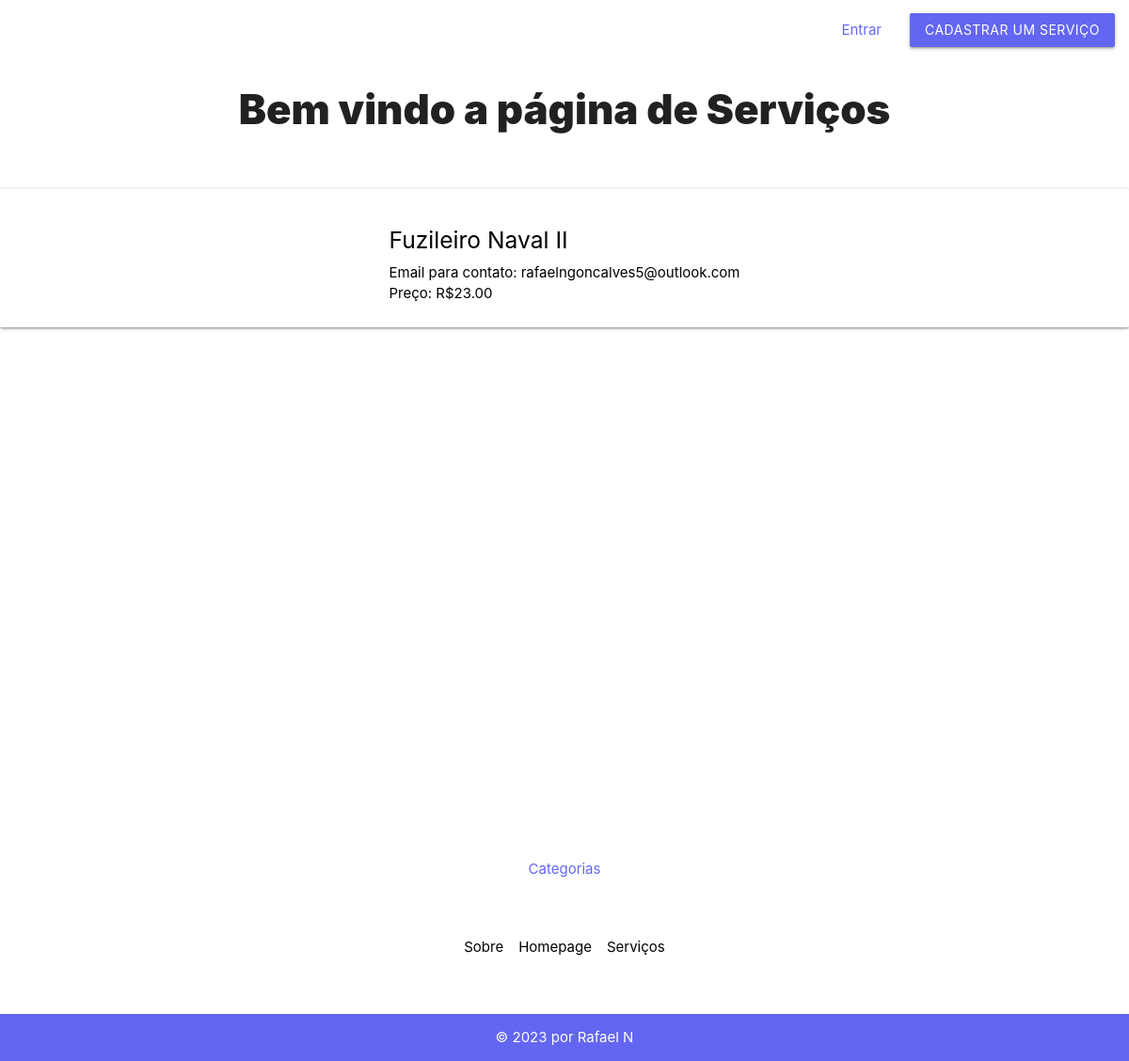
The page /servicosapp/servicos/ on the database its author committed.
### servicosapp/models.py (models this page shows)
class Servico(models.Model):
    id_servico = models.AutoField(primary_key=True)
    fk_usuario = models.ForeignKey(auth_user, on_delete=models.DO_NOTHING, null=True)
    fk_categoria = models.ForeignKey(Categoria, on_delete=models.CASCADE, null=True)
    titulo = models.CharField(max_length=150, null=False)
    descricao = models.CharField(max_length=150, default=None)
    email = models.CharField(max_length=150, null=False)
    telefone_1 = models.CharField(max_length=50, null=True)
    telefone_2 = models.CharField(max_length=50, null=True)
    preco = models.IntegerField(default=0, null=True)
    data_pub = models.DateTimeField("Data de publicação", default=django.utils.timezone.now, null=True)
    def __str__(self):
        return self.titulo

### servicosapp/views.py (the view)
# urls.py: path('servicos/', views.index_servicos, name="index_servicos"),
def index_servicos(request):
       servicos = Servico.objects.all()
       context = {
              'servicos': servicos
       }
       return render(request, 'servicosapp/servicos/index.html', context)

### servicosapp/templates/servicosapp/servicos/index.html
{% extends 'base.html' %}
{% block content %}
<h3>Bem vindo a página de Serviços</h3>
<div class="card-panel" style="margin-top: 4em;display: flex; justify-content: center; align-items: center;">
    {% if servicos %}
    <ul>
        {% for servico in servicos %}
        <a id="ancora-servicos" href="{% url 'servicosapp:detalhes_servicos' servico.id_servico %}">
            <h5>{{ servico }}</h5>
            <li>Email para contato: {{ servico.email }}</li>
            <li>Preço: R${{ servico.preco }}.00</li>
        </a>
        {% endfor %}
    </ul>
</div>
{% else %}
<p style="text-align: center; margin-top: 4em;">Não há serviços cadastrados!</p>
{% endif %}
{% endblock content %}

### servicosapp/static/servicosapp/stylesheet.css (style rules this page uses)
* { box-sizing: border-box; padding: 0; margin: 0; }
body { background-color: var(--primary-color); }
body a { color: var(--accent-color); }
body h3 { font-weight: 900; text-align: center; }
div #ancora-servicos { color: black; }

### rows shown on the page
Servico: titulo "Fuzileiro Naval II", email "rafaelngoncalves5@outlook.com", preco "23"
